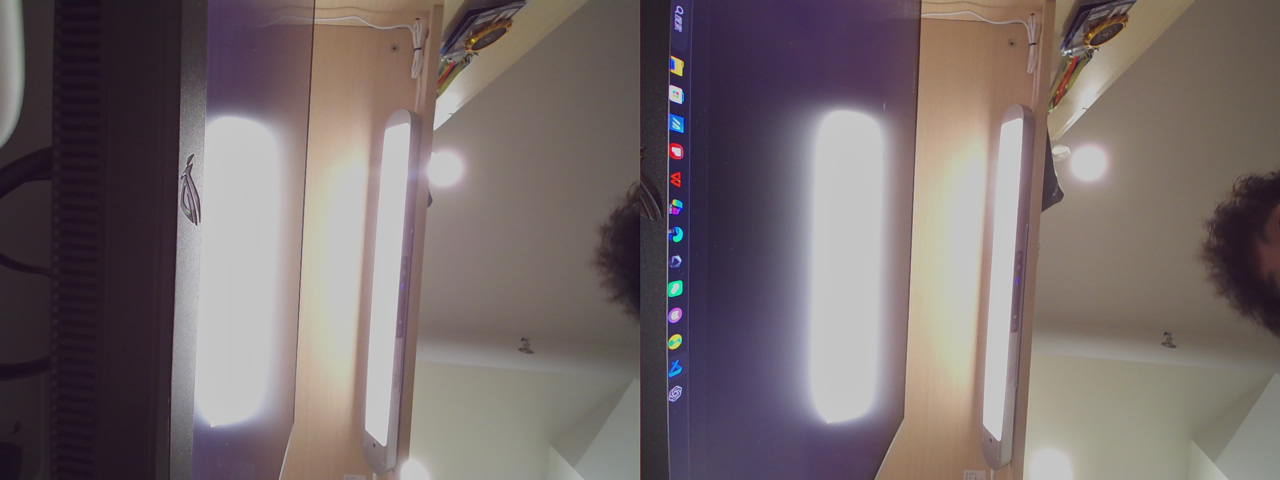
#> input picture companion/ros2_ws/src/stereo_depth/optimization_20260914/sample.jpg, 1280 x 480 px
$ python -i orientation.py   (imports and definitions only)
#> lines starting #> are read from the running program, lines starting #| are printed output that depends on the picture
#> further down, picture is the input picture: shape (480, 1280, 3); mean B, G, R 107.9, 107.5, 118.6
"""倒装双目的图像方向与内参缩放；输入方向必须和标定一起传递。"""
import cv2
import numpy as np

SENSOR = "sensor_ab"
UPRIGHT = "upright_ba_rot180"
ROTATION = np.diag([-1., -1., 1.])


# [25 lines left out: functions imageOrientation, scaleMatrix, not called in this run]


def cameraMatrix(calibration, side, size):
    return scaleMatrix(calibration["K" + str(side)], calibration["image_size"], size,
                        calibration.get("intrinsics_scale_offset", 0.))


def orientPair(left, right, source=SENSOR, target=UPRIGHT):
    if source not in (SENSOR, UPRIGHT) or target not in (SENSOR, UPRIGHT):
        raise ValueError("unknown stereo input/output orientation")
    if left.shape != right.shape or left.ndim not in (2, 3):
        raise ValueError("stereo pair dimensions must match")
    if source == target:
        return left, right
    return cv2.rotate(right, cv2.ROTATE_180), cv2.rotate(left, cv2.ROTATE_180)


def orientStitched(image, source=SENSOR, target=UPRIGHT):
#> called with source = 'sensor_ab', target = 'upright_ba_rot180'
    if image.ndim not in (2, 3) or image.shape[1] % 2:
        raise ValueError("stitched image must contain two equal-width eyes")
    if source == target:
        # 校验方向名，避免未知标记静默通过。
        orientPair(image[:, :image.shape[1]//2], image[:, image.shape[1]//2:], source, target)
        return image
    a, b = np.split(image, 2, axis=1)
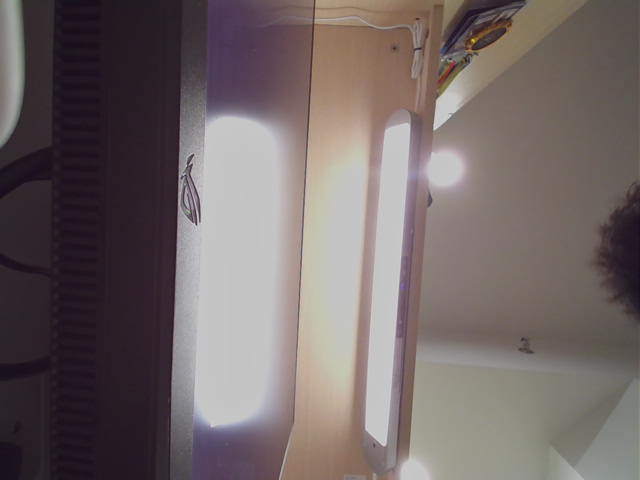
#> a: shape (480, 640, 3); mean B, G, R 103.1, 103.3, 114.1
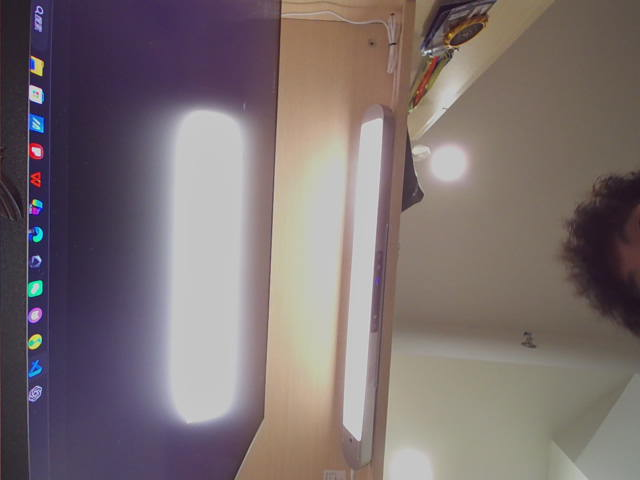
#> b: shape (480, 640, 3); mean B, G, R 112.7, 111.6, 123.2
    return np.hstack(orientPair(a, b, source, target))
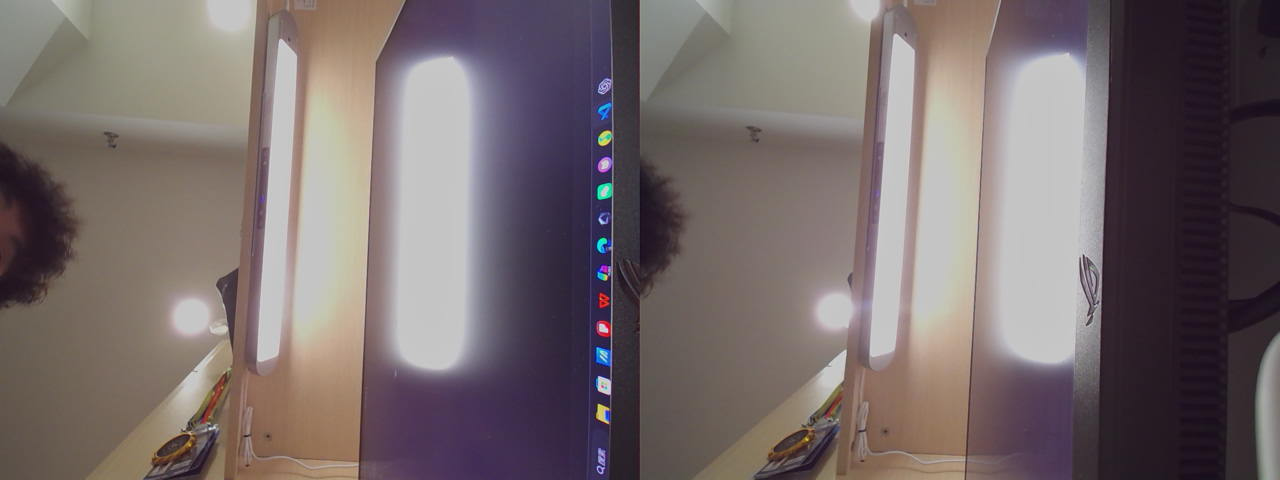
#> returned value: shape (480, 1280, 3); mean of channels 0, 1, 2 107.9, 107.5, 118.6; drawn as B, G, R


# [67 lines left out: functions convertCalibration, convertCameraChain, not called in this run]

>>> import cv2
>>> picture = cv2.imread('../optimization_20260914/sample.jpg')
>>> result = orientStitched(picture)
